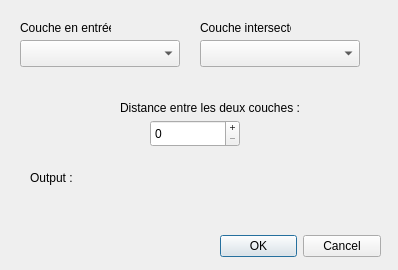
<?xml version="1.0" encoding="UTF-8"?>
<ui version="4.0">
 <class>ProximiteDialogBase</class>
 <widget class="QDialog" name="ProximiteDialogBase">
  <property name="geometry">
   <rect>
    <x>0</x>
    <y>0</y>
    <width>398</width>
    <height>270</height>
   </rect>
  </property>
  <property name="windowTitle">
   <string>Eléments à Proximités</string>
  </property>
  <widget class="QDialogButtonBox" name="button_box">
   <property name="geometry">
    <rect>
     <x>220</x>
     <y>230</y>
     <width>161</width>
     <height>32</height>
    </rect>
   </property>
   <property name="orientation">
    <enum>Qt::Horizontal</enum>
   </property>
   <property name="standardButtons">
    <set>QDialogButtonBox::Cancel|QDialogButtonBox::Ok</set>
   </property>
  </widget>
  <widget class="QLabel" name="label">
   <property name="geometry">
    <rect>
     <x>20</x>
     <y>20</y>
     <width>91</width>
     <height>16</height>
    </rect>
   </property>
   <property name="text">
    <string>Couche en entrée</string>
   </property>
  </widget>
  <widget class="QgsMapLayerComboBox" name="coucheEntree">
   <property name="geometry">
    <rect>
     <x>20</x>
     <y>40</y>
     <width>160</width>
     <height>27</height>
    </rect>
   </property>
  </widget>
  <widget class="QgsMapLayerComboBox" name="coucheIntersec">
   <property name="geometry">
    <rect>
     <x>200</x>
     <y>40</y>
     <width>160</width>
     <height>27</height>
    </rect>
   </property>
  </widget>
  <widget class="QLabel" name="label_2">
   <property name="geometry">
    <rect>
     <x>200</x>
     <y>20</y>
     <width>91</width>
     <height>16</height>
    </rect>
   </property>
   <property name="text">
    <string>Couche intersecté</string>
   </property>
  </widget>
  <widget class="QLabel" name="label_3">
   <property name="geometry">
    <rect>
     <x>120</x>
     <y>100</y>
     <width>191</width>
     <height>16</height>
    </rect>
   </property>
   <property name="text">
    <string>Distance entre les deux couches :</string>
   </property>
  </widget>
  <widget class="QgsSpinBox" name="distanceIntersec">
   <property name="geometry">
    <rect>
     <x>150</x>
     <y>120</y>
     <width>90</width>
     <height>27</height>
    </rect>
   </property>
   <property name="buttonSymbols">
    <enum>QAbstractSpinBox::PlusMinus</enum>
   </property>
   <property name="maximum">
    <number>10000</number>
   </property>
  </widget>
  <widget class="QLabel" name="label_4">
   <property name="geometry">
    <rect>
     <x>30</x>
     <y>170</y>
     <width>191</width>
     <height>16</height>
    </rect>
   </property>
   <property name="text">
    <string>Output :</string>
   </property>
  </widget>
  <widget class="QgsFileWidget" name="fichierSortie">
   <property name="geometry">
    <rect>
     <x>30</x>
     <y>190</y>
     <width>261</width>
     <height>27</height>
    </rect>
   </property>
   <property name="storageMode">
    <enum>QgsFileWidget::SaveFile</enum>
   </property>
  </widget>
 </widget>
 <customwidgets>
  <customwidget>
   <class>QgsFileWidget</class>
   <extends>QWidget</extends>
   <header>qgsfilewidget.h</header>
  </customwidget>
  <customwidget>
   <class>QgsMapLayerComboBox</class>
   <extends>QComboBox</extends>
   <header>qgsmaplayercombobox.h</header>
  </customwidget>
  <customwidget>
   <class>QgsSpinBox</class>
   <extends>QSpinBox</extends>
   <header>qgsspinbox.h</header>
  </customwidget>
 </customwidgets>
 <resources/>
 <connections>
  <connection>
   <sender>button_box</sender>
   <signal>clicked(QAbstractButton*)</signal>
   <receiver>ProximiteDialogBase</receiver>
   <slot>reject()</slot>
   <hints>
    <hint type="sourcelabel">
     <x>220</x>
     <y>230</y>
    </hint>
    <hint type="destinationlabel">
     <x>335</x>
     <y>166</y>
    </hint>
   </hints>
  </connection>
 </connections>
</ui>
